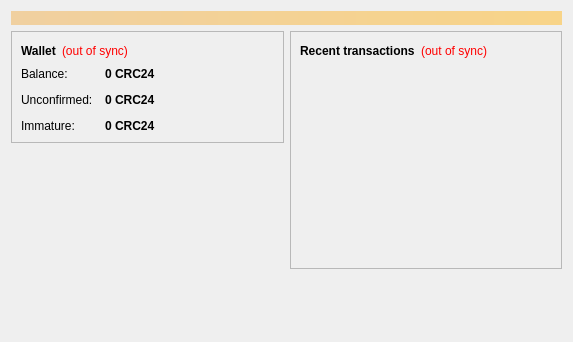
<?xml version="1.0" encoding="UTF-8"?>
<ui version="4.0">
 <class>OverviewPage</class>
 <widget class="QWidget" name="OverviewPage">
  <property name="geometry">
   <rect>
    <x>0</x>
    <y>0</y>
    <width>573</width>
    <height>342</height>
   </rect>
  </property>
  <property name="windowTitle">
   <string>Form</string>
  </property>
  <layout class="QVBoxLayout" name="topLayout">
   <item>
    <widget class="QLabel" name="labelAlerts">
     <property name="visible">
      <bool>false</bool>
     </property>
     <property name="styleSheet">
      <string notr="true">background-color: qlineargradient(x1: 0, y1: 0, x2: 1, y2: 0, stop:0 #F0D0A0, stop:1 #F8D488); color:#000000;</string>
     </property>
     <property name="wordWrap">
      <bool>true</bool>
     </property>
     <property name="margin">
      <number>3</number>
     </property>
    </widget>
   </item>
   <item>
    <layout class="QHBoxLayout" name="horizontalLayout" stretch="1,1">
     <item>
      <layout class="QVBoxLayout" name="verticalLayout_2">
       <item>
        <widget class="QFrame" name="frame">
         <property name="frameShape">
          <enum>QFrame::StyledPanel</enum>
         </property>
         <property name="frameShadow">
          <enum>QFrame::Raised</enum>
         </property>
         <layout class="QVBoxLayout" name="verticalLayout_4">
          <item>
           <layout class="QHBoxLayout" name="horizontalLayout_4">
            <item>
             <widget class="QLabel" name="label_5">
              <property name="font">
               <font>
                <weight>75</weight>
                <bold>true</bold>
               </font>
              </property>
              <property name="text">
               <string>Wallet</string>
              </property>
             </widget>
            </item>
            <item>
             <widget class="QLabel" name="labelWalletStatus">
              <property name="toolTip">
               <string>The displayed information may be out of date. Your wallet automatically synchronizes with the Cryptocoin24 network after a connection is established, but this process has not completed yet.</string>
              </property>
              <property name="styleSheet">
               <string notr="true">QLabel { color: red; }</string>
              </property>
              <property name="text">
               <string notr="true">(out of sync)</string>
              </property>
              <property name="alignment">
               <set>Qt::AlignLeading|Qt::AlignLeft|Qt::AlignVCenter</set>
              </property>
             </widget>
            </item>
            <item>
             <spacer name="horizontalSpacer_2">
              <property name="orientation">
               <enum>Qt::Horizontal</enum>
              </property>
              <property name="sizeHint" stdset="0">
               <size>
                <width>40</width>
                <height>20</height>
               </size>
              </property>
             </spacer>
            </item>
           </layout>
          </item>
          <item>
           <layout class="QFormLayout" name="formLayout_2">
            <property name="fieldGrowthPolicy">
             <enum>QFormLayout::AllNonFixedFieldsGrow</enum>
            </property>
            <property name="horizontalSpacing">
             <number>12</number>
            </property>
            <property name="verticalSpacing">
             <number>12</number>
            </property>
            <item row="0" column="0">
             <widget class="QLabel" name="label">
              <property name="text">
               <string>Balance:</string>
              </property>
             </widget>
            </item>
            <item row="0" column="1">
             <widget class="QLabel" name="labelBalance">
              <property name="font">
               <font>
                <weight>75</weight>
                <bold>true</bold>
               </font>
              </property>
              <property name="cursor">
               <cursorShape>IBeamCursor</cursorShape>
              </property>
              <property name="toolTip">
               <string>Your current balance</string>
              </property>
              <property name="text">
               <string notr="true">0 CRC24</string>
              </property>
              <property name="textInteractionFlags">
               <set>Qt::LinksAccessibleByMouse|Qt::TextSelectableByKeyboard|Qt::TextSelectableByMouse</set>
              </property>
             </widget>
            </item>
            <item row="1" column="0">
             <widget class="QLabel" name="label_3">
              <property name="text">
               <string>Unconfirmed:</string>
              </property>
             </widget>
            </item>
            <item row="1" column="1">
             <widget class="QLabel" name="labelUnconfirmed">
              <property name="font">
               <font>
                <weight>75</weight>
                <bold>true</bold>
               </font>
              </property>
              <property name="cursor">
               <cursorShape>IBeamCursor</cursorShape>
              </property>
              <property name="toolTip">
               <string>Total of transactions that have yet to be confirmed, and do not yet count toward the current balance</string>
              </property>
              <property name="text">
               <string notr="true">0 CRC24</string>
              </property>
              <property name="textInteractionFlags">
               <set>Qt::LinksAccessibleByMouse|Qt::TextSelectableByKeyboard|Qt::TextSelectableByMouse</set>
              </property>
             </widget>
            </item>
            <item row="2" column="0">
             <widget class="QLabel" name="labelImmatureText">
              <property name="text">
               <string>Immature:</string>
              </property>
             </widget>
            </item>
            <item row="2" column="1">
             <widget class="QLabel" name="labelImmature">
              <property name="font">
               <font>
                <weight>75</weight>
                <bold>true</bold>
               </font>
              </property>
              <property name="toolTip">
               <string>Mined balance that has not yet matured</string>
              </property>
              <property name="text">
               <string notr="true">0 CRC24</string>
              </property>
              <property name="textInteractionFlags">
               <set>Qt::LinksAccessibleByMouse|Qt::TextSelectableByKeyboard|Qt::TextSelectableByMouse</set>
              </property>
             </widget>
            </item>
           </layout>
          </item>
         </layout>
        </widget>
       </item>
       <item>
        <spacer name="verticalSpacer">
         <property name="orientation">
          <enum>Qt::Vertical</enum>
         </property>
         <property name="sizeHint" stdset="0">
          <size>
           <width>20</width>
           <height>40</height>
          </size>
         </property>
        </spacer>
       </item>
      </layout>
     </item>
     <item>
      <layout class="QVBoxLayout" name="verticalLayout_3">
       <item>
        <widget class="QFrame" name="frame_2">
         <property name="frameShape">
          <enum>QFrame::StyledPanel</enum>
         </property>
         <property name="frameShadow">
          <enum>QFrame::Raised</enum>
         </property>
         <layout class="QVBoxLayout" name="verticalLayout">
          <item>
           <layout class="QHBoxLayout" name="horizontalLayout_2">
            <item>
             <widget class="QLabel" name="label_4">
              <property name="text">
               <string>&lt;b&gt;Recent transactions&lt;/b&gt;</string>
              </property>
             </widget>
            </item>
            <item>
             <widget class="QLabel" name="labelTransactionsStatus">
              <property name="toolTip">
               <string>The displayed information may be out of date. Your wallet automatically synchronizes with the Cryptocoin24 network after a connection is established, but this process has not completed yet.</string>
              </property>
              <property name="styleSheet">
               <string notr="true">QLabel { color: red; }</string>
              </property>
              <property name="text">
               <string notr="true">(out of sync)</string>
              </property>
              <property name="alignment">
               <set>Qt::AlignRight|Qt::AlignTrailing|Qt::AlignVCenter</set>
              </property>
             </widget>
            </item>
            <item>
             <spacer name="horizontalSpacer">
              <property name="orientation">
               <enum>Qt::Horizontal</enum>
              </property>
              <property name="sizeHint" stdset="0">
               <size>
                <width>40</width>
                <height>20</height>
               </size>
              </property>
             </spacer>
            </item>
           </layout>
          </item>
          <item>
           <widget class="QListView" name="listTransactions">
            <property name="styleSheet">
             <string notr="true">QListView { background: transparent; }</string>
            </property>
            <property name="frameShape">
             <enum>QFrame::NoFrame</enum>
            </property>
            <property name="verticalScrollBarPolicy">
             <enum>Qt::ScrollBarAlwaysOff</enum>
            </property>
            <property name="horizontalScrollBarPolicy">
             <enum>Qt::ScrollBarAlwaysOff</enum>
            </property>
            <property name="selectionMode">
             <enum>QAbstractItemView::NoSelection</enum>
            </property>
           </widget>
          </item>
         </layout>
        </widget>
       </item>
       <item>
        <spacer name="verticalSpacer_2">
         <property name="orientation">
          <enum>Qt::Vertical</enum>
         </property>
         <property name="sizeHint" stdset="0">
          <size>
           <width>20</width>
           <height>40</height>
          </size>
         </property>
        </spacer>
       </item>
      </layout>
     </item>
    </layout>
   </item>
  </layout>
 </widget>
 <resources/>
 <connections/>
</ui>
